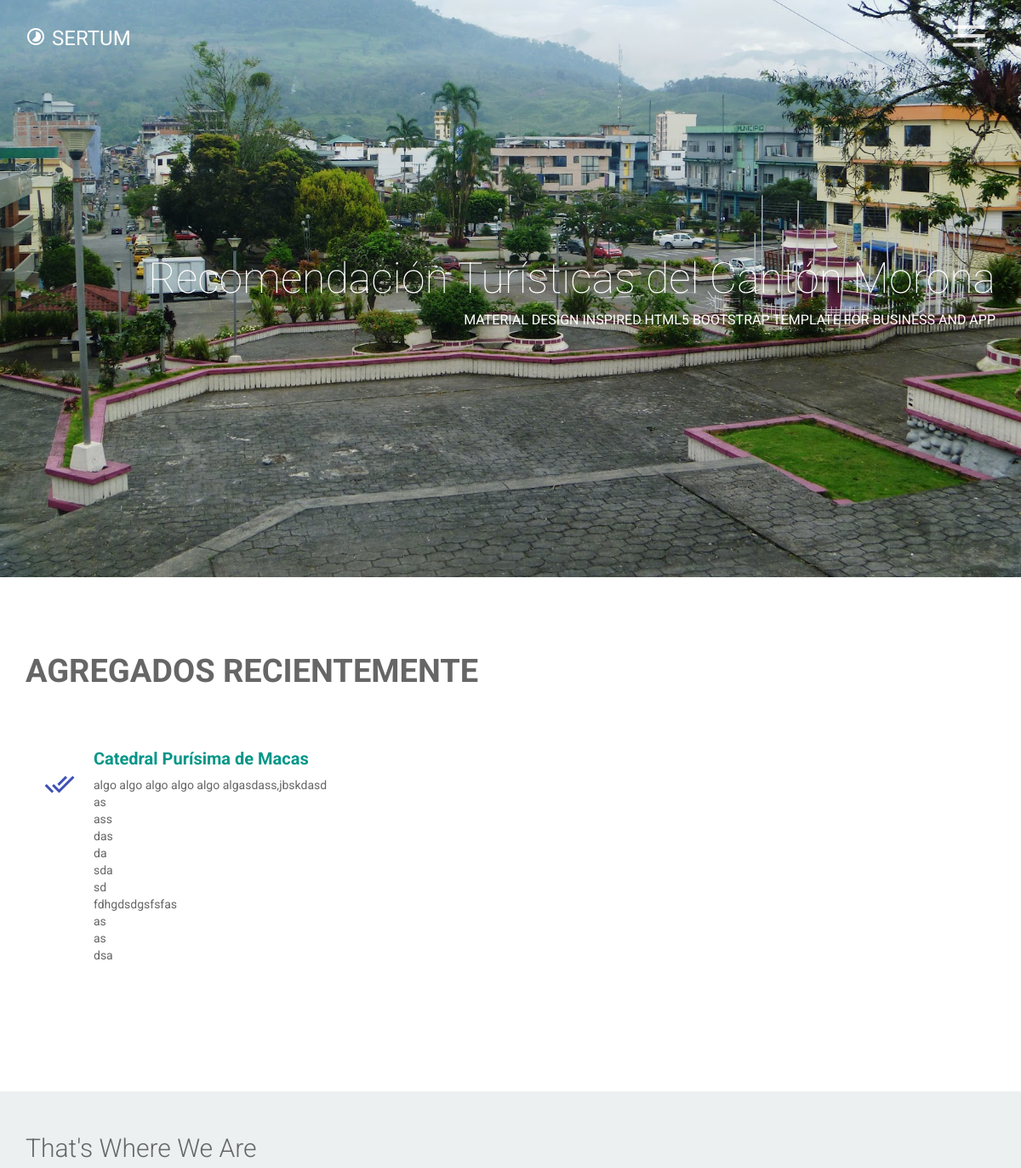
The app's page / (upper part), older data.
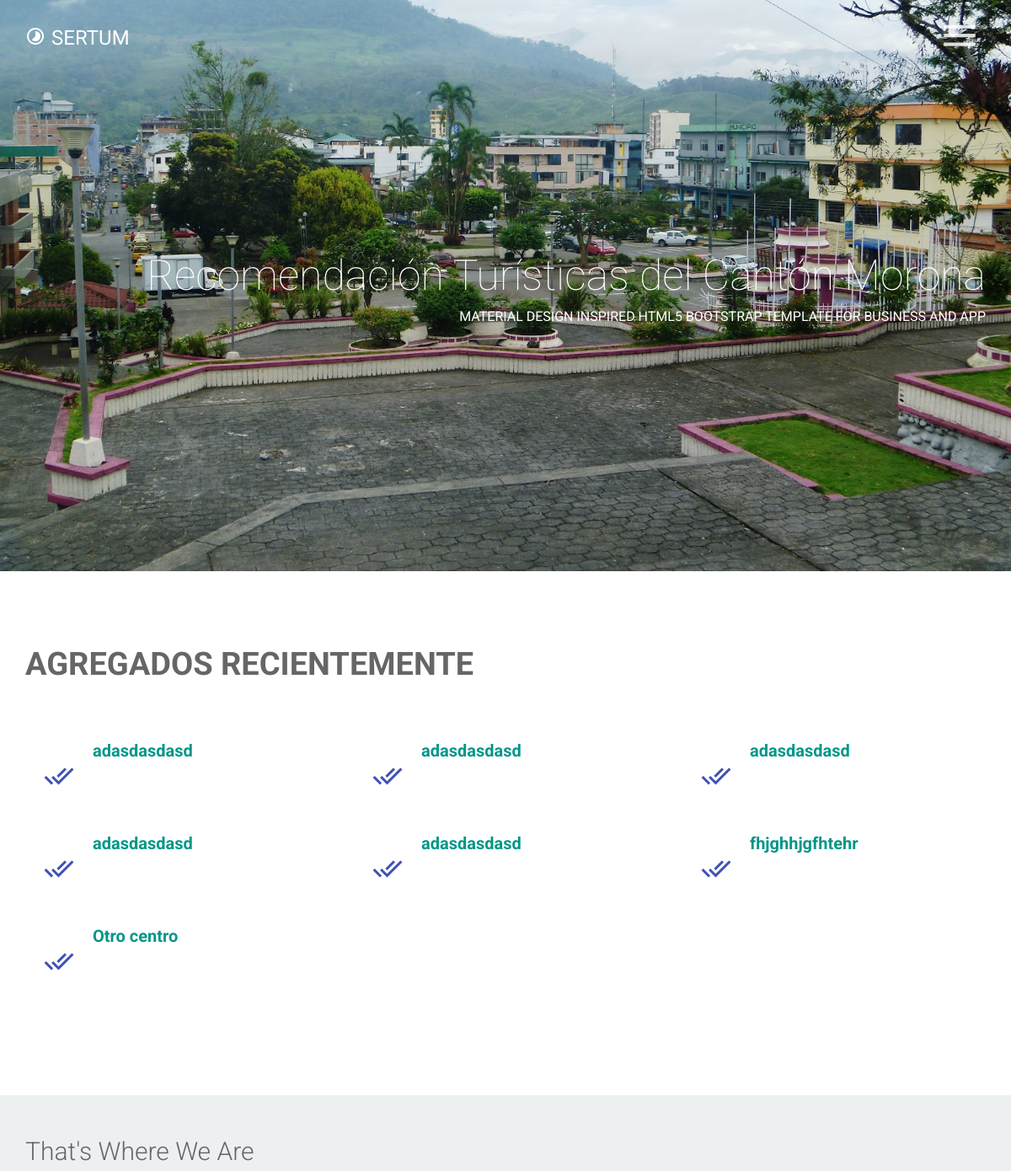
The same page, newer data.
### centro/models.py (models this page shows, shortened)
class Center(models.Model):
    name = models.TextField(blank=False)
    addres = map_fields.AddressField(max_length=200)
    aditional_information = models.TextField(blank=True)
    geolocation = map_fields.GeoLocationField(max_length=100)
    slug = AutoSlugField(unique=True, populate_from='name', always_update=True)
    user = models.OneToOneField(User, unique=True, null=True)

### centro/views.py (the view)
# urls.py: url(r'^$', CenterListView.as_view(), name='home'),
class CenterListView(ListView):
    model = Center
    template_name = 'center_list.html'
    context_object_name = 'centers'

### centro/templates/center_list.html (shortened to what this page needs)
{% extends 'base.html' %}
{% block content_title %}
    Agregados Recientemente
{% endblock %}
{% block content %}
        {% for center in centers %}
                <div class="col-md-4 col-sm-6 wow fadeInDown" data-wow-duration="1000ms" data-wow-delay="300ms">
            <div class="features">
              <div class="icon">
                <i class="mdi-action-done-all"></i>
              </div>
              <div class="features-text">
                <h4><a href="{% url 'Center:center_detail' center.slug %}">{{ center.name }}</a> </h4>
                <p>
                  {{ center.aditional_information|linebreaksbr }}
                </p>
              </div>
             </div>
          </div>
        {% endfor %}
{% endblock %}

Row changes from the older to the newer data that the page shows:
changed Center (number 1 of 7 on the later page): name "Catedral Purísima de Macas" → "adasdasdasd"; aditional_information "algo algo algo algo algo algasdass,jbskdasd as ass das da sda sd fdhgdsdgsfsfas as as dsa" → (not shown)
added Center: name "adasdasdasd"
added Center: name "adasdasdasd"
added Center: name "adasdasdasd"
added Center: name "adasdasdasd"
added Center: name "fhjghhjgfhtehr"
added Center: name "Otro centro"
